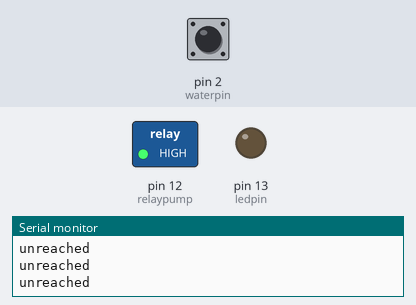
The sketch below on a simulated Arduino Uno, built with avr-gcc and run on an emulated ATmega328P. Shown: switched loads named in the sketch (green lamp = pin HIGH), output pins drawn as LEDs (lit = HIGH), the last lines printed to the serial monitor. Dashed ring = blinking. The inputs (shaded band) are chosen by the test bench; at power-on: pin 2 (waterpin) HIGH.

Above: at 1.2 s.
1.3 s: pin 2 (waterpin) driven LOW
At 2.1 s:
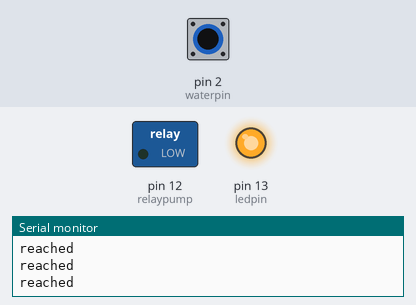
2.8 s: pin 2 (waterpin) driven HIGH
At 3.3 s:
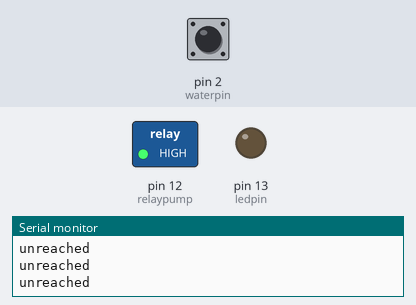
5.8 s: pin 2 (waterpin) pulsed LOW 2 times (0.12 s each, 0.3 s apart)
At 6.01 s:
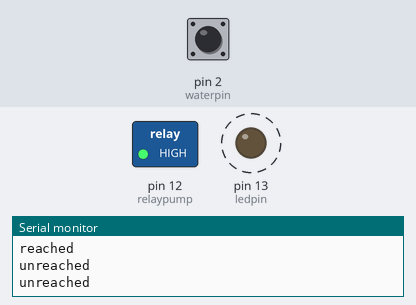
9.4 s: pin 2 (waterpin) pulsed LOW 5 times (0.12 s each, 0.3 s apart)
At 11.4 s:
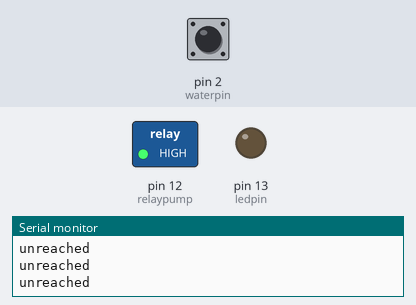
Timing chart, 0 to 12.9 s (numbered marks = the images above; inputs shaded):
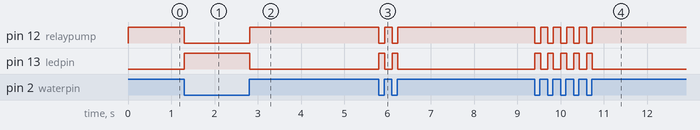

Measured:
- after the input at 1.3 s, pin 12 (relaypump): HIGH → LOW at once; pin 13 (ledpin): LOW → HIGH at once
- after the input at 2.8 s, pin 12 (relaypump): LOW → HIGH at once; pin 13 (ledpin): HIGH → LOW at once
- after the input at 5.8 s, pin 12 (relaypump): alternates HIGH for 0.17 s and LOW for 0.13 s, 4 changes in all, then stays HIGH, starting at once; pin 13 (ledpin): alternates HIGH for 0.13 s and LOW for 0.17 s, 4 changes in all, then stays LOW, starting at once
- after the input at 9.4 s, pin 12 (relaypump): alternates HIGH for 0.17 s and LOW for 0.13 s, 10 changes in all, then stays HIGH, starting at once; pin 13 (ledpin): alternates HIGH for 0.13 s and LOW for 0.17 s, 10 changes in all, then stays LOW, starting at once

The sketch:

water.ino
```cpp
/*
红线接5v,黄线为信号线(自行挑选引脚,此处用pin2),蓝线接地,黑线接地
信号线为低电平时,说明检测到水
*/
bool waterstate=LOW;
const int waterpin=2;
const int ledpin=13;
const int relaypump=12;
void setup() {
  // put your setup code here, to run once:
  Serial.begin(9600);
  pinMode(waterpin,INPUT);
  pinMode(ledpin,OUTPUT);
  pinMode(relaypump,OUTPUT);
}

void loop() {
  // put your main code here, to run repeatedly:
  waterstate=digitalRead(waterpin);
  if(waterstate==LOW){
    digitalWrite(ledpin,HIGH);
    digitalWrite(relaypump,LOW);
    Serial.println("reached");
  }else{
    Serial.println("unreached");
    digitalWrite(ledpin,LOW);
    digitalWrite(relaypump,HIGH);
  }
}
```
